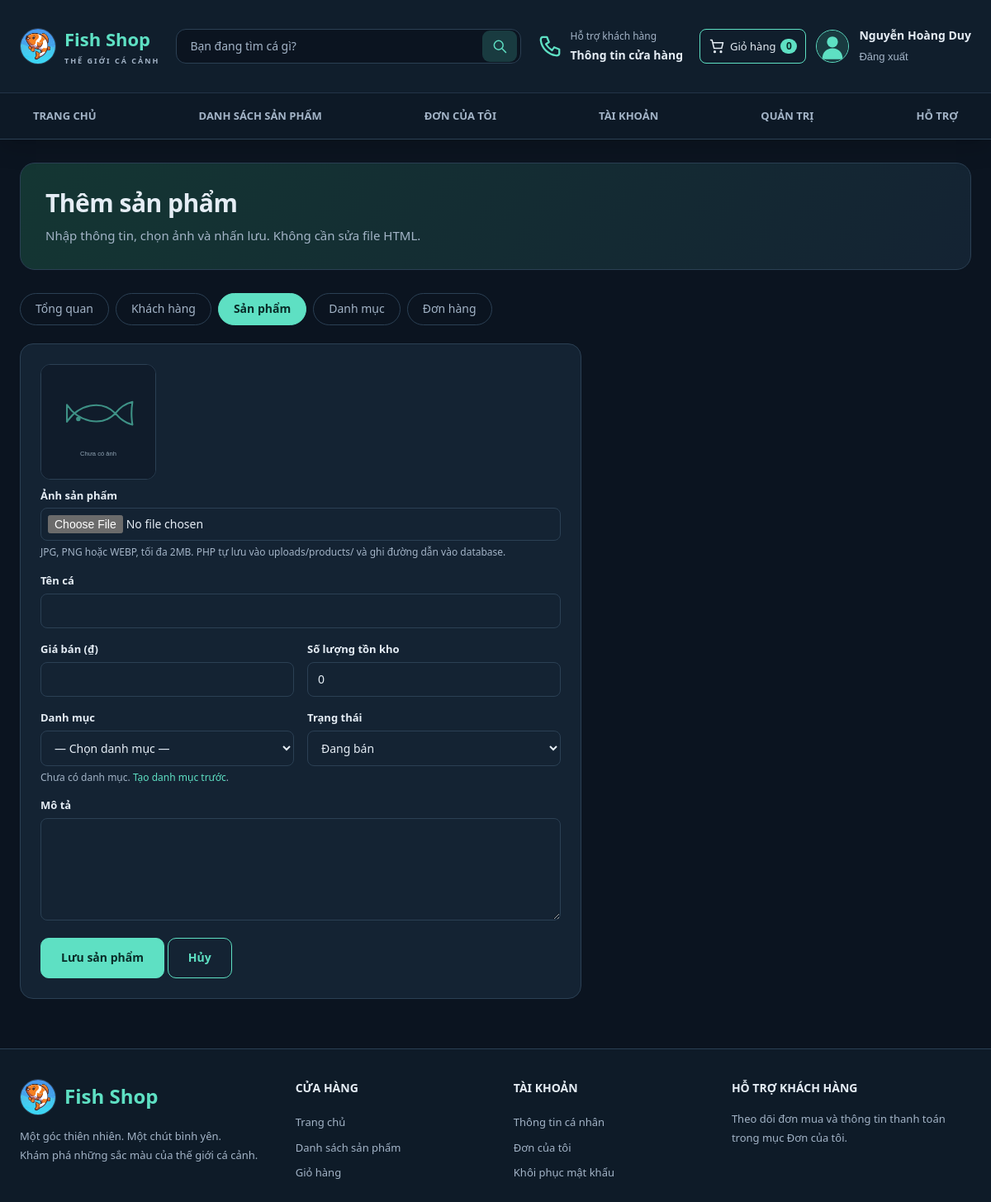
Page /admin/add_product.php (signed in) on the earlier database version.
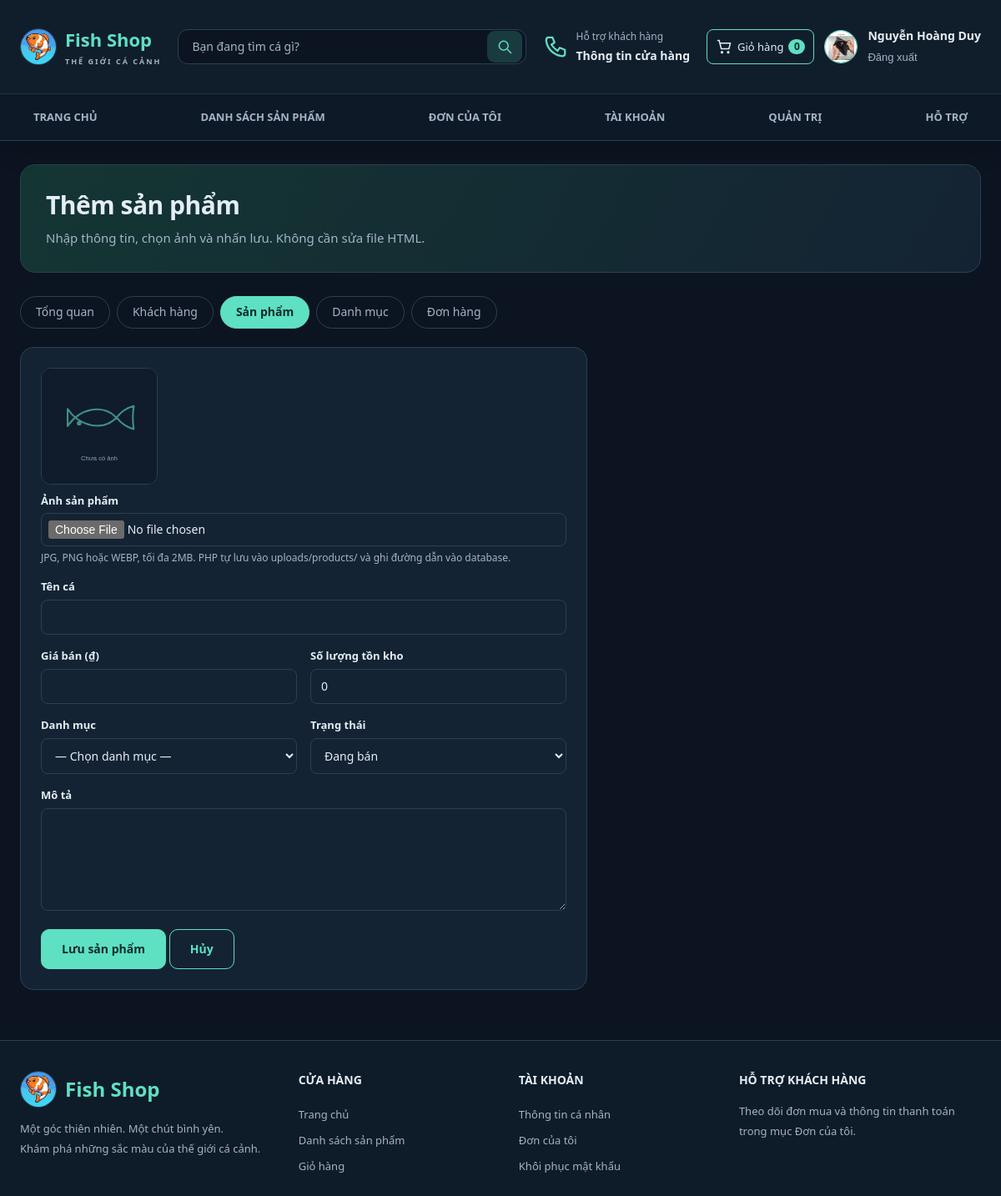
Same page on the later database version.
### tables this page shows
CREATE TABLE `users` (
  `id` int(10) UNSIGNED NOT NULL,
  `username` varchar(50) NOT NULL,
  `password` varchar(255) NOT NULL COMMENT 'Chuỗi băm từ password_hash()',
  `fullname` varchar(100) NOT NULL,
  `email` varchar(254) DEFAULT NULL,
  `security_question` varchar(40) DEFAULT NULL,
  `security_answer_hash` varchar(255) DEFAULT NULL,
  `phone` varchar(20) NOT NULL,
  `address` varchar(255) NOT NULL DEFAULT '',
  `avatar` varchar(255) DEFAULT NULL,
  `role` enum('customer','admin') NOT NULL DEFAULT 'customer',
  `account_status` enum('active','locked') NOT NULL DEFAULT 'active',
  `locked_reason` varchar(64) DEFAULT NULL,
  `locked_note` text DEFAULT NULL,
  `locked_at` datetime DEFAULT NULL,
  `locked_by_admin_id` int(10) UNSIGNED DEFAULT NULL,
  `created_at` timestamp NOT NULL DEFAULT current_timestamp()
);

### config/database.php (called while the page is built, shortened)
<?php
function db(): PDO
{
    static $pdo = null;
    if ($pdo === null) {
        try {
            $pdo = new PDO(
                'mysql:host=' . DB_HOST . ';dbname=' . DB_NAME . ';charset=utf8mb4',
                DB_USER,
                DB_PASS,
                [
                    PDO::ATTR_ERRMODE => PDO::ERRMODE_EXCEPTION,
                    PDO::ATTR_DEFAULT_FETCH_MODE => PDO::FETCH_ASSOC,
                    PDO::ATTR_EMULATE_PREPARES => false,
                ]
            );
        } catch (PDOException $e) {
            http_response_code(500);
            exit('Không kết nối được MySQL. Hãy bật MySQL trong XAMPP, nhập file database/WebBanCa.sql và kiểm tra config/database.php.');
        }
    }
    return $pdo;
}

### includes/auth.php (called while the page is built, shortened)
<?php
require_once __DIR__ . '/../config/database.php';
require_once __DIR__ . '/functions.php';
function current_user(): ?array {
    static $user = false;
    if ($user === false) {
        $user = null;
        if (!empty($_SESSION['user_id'])) {
            $st = db()->prepare(
                'SELECT id, username, fullname, phone, address, avatar, role, account_status FROM users WHERE id = ?'
            );
            $st->execute([(int)$_SESSION['user_id']]);
            $user = $st->fetch() ?: null;
        }
    }
    return $user;
}
function requireLogin(): array {
    $u = current_user();
    return $u;
}
function requireAdmin(): array {
    $u = requireLogin();
    return $u;
}

### includes/functions.php (called while the page is built, shortened)
<?php
function e($s): string { return htmlspecialchars((string)$s, ENT_QUOTES, 'UTF-8'); }
function url(string $path = ''): string { return BASE_URL . ltrim($path, '/'); }
function file_url(?string $rel, string $fallback = 'assets/images/no-image.svg'): string {
    $rel = (string)$rel;
    if ($rel !== '' && strpos($rel, '..') === false && is_file(__DIR__ . '/../' . $rel)) return url($rel);
    return url($fallback);
}

### includes/product_form.php (the view, shortened to what the changed rows need)
<form method="post" enctype="multipart/form-data" class="card form-card">
  <div class="two">
    <div class="field"><label for="category_id">Danh mục</label>
      <select id="category_id" name="category_id" required>
        <option value="">— Chọn danh mục —</option>
      </select>
      <?php if (!$cats): ?><small>Chưa có danh mục. <a href="<?= url('admin/categories.php') ?>" style="color:var(--teal)">Tạo danh mục trước</a>.</small><?php endif; ?></div>
  </div>
</form>

### includes/navbar.php (shortened to what the changed rows need)
<?php
$u = current_user();
?>
<header class="top">
  <div class="wrap bar">
    <div class="header-actions">
      <?php if ($u): ?>
        <a class="account-avatar" href="<?= url('profile.php') ?>" aria-label="Thông tin tài khoản">
          <img src="<?= e(file_url($u['avatar'] ?? null, 'assets/images/avatar-default.svg')) ?>" alt="Ảnh đại diện của <?= e($u['fullname']) ?>" width="40" height="40">
        </a>
      <?php endif; ?>
      <div class="account-links">
      <?php if ($u): ?>
        <a href="<?= url('profile.php') ?>"><?= e($u['fullname']) ?></a>
        <form action="<?= url('logout.php') ?>" method="post"><?= csrf_field() ?><button class="link-btn" type="submit">Đăng xuất</button></form>
      <?php else: ?>
        <a href="<?= url('login.php') ?>">Đăng nhập</a><a href="<?= url('register.php') ?>">Đăng ký tài khoản</a>
      <?php endif; ?>
      </div>
    </div>
  </div>
</header>

Differences in the rows shown:
changed users "Nguyễn Hoàng Duy": avatar: picture added
Other differences:
text no longer shown: "Chưa có danh mục. Tạo danh mục trước ."
